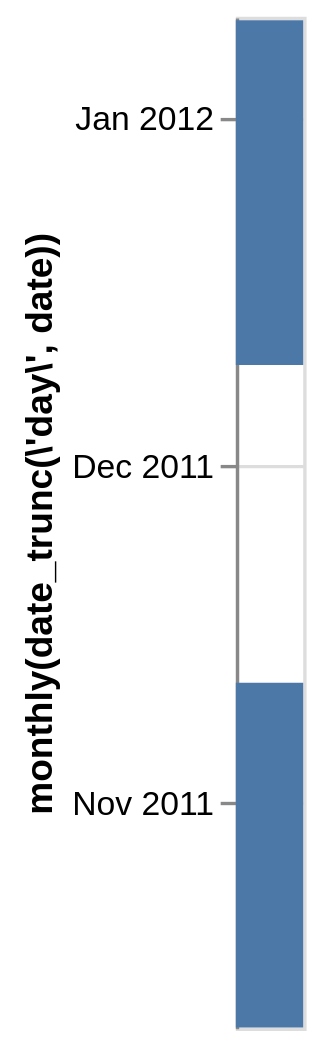

Source (Vega-Lite JSON):
### Vega-Lite specification from a JSON file in a GitHub repository (floating-point values rounded to 4 significant figures)
{"$schema": "https://vega.github.io/schema/vega-lite/v6.json", "data": {"values": [{"monthly(date_trunc('day', date))": "2011-12-10"}, {"monthly(date_trunc('day', date))": "2011-10-12"}]}, "mark": "bar", "encoding": {"y": {"timeUnit": "binnedutcyearmonth", "field": "monthly(date_trunc(\\'day\\', date))", "type": "temporal"}}}
